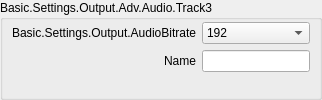
                            <widget class="QGroupBox" name="groupBox_3">
                             <property name="sizePolicy">
                              <sizepolicy hsizetype="Preferred" vsizetype="Preferred">
                               <horstretch>0</horstretch>
                               <verstretch>0</verstretch>
                              </sizepolicy>
                             </property>
                             <property name="title">
                              <string>Basic.Settings.Output.Adv.Audio.Track3</string>
                             </property>
                             <layout class="QFormLayout" name="formLayout_12">
                              <property name="fieldGrowthPolicy">
                               <enum>QFormLayout::AllNonFixedFieldsGrow</enum>
                              </property>
                              <property name="labelAlignment">
                               <set>Qt::AlignRight|Qt::AlignTrailing|Qt::AlignVCenter</set>
                              </property>
                              <property name="leftMargin">
                               <number>9</number>
                              </property>
                              <property name="topMargin">
                               <number>2</number>
                              </property>
                              <property name="rightMargin">
                               <number>9</number>
                              </property>
                              <property name="bottomMargin">
                               <number>9</number>
                              </property>
                              <item row="0" column="0">
                               <widget class="QLabel" name="label_51">
                                <property name="minimumSize">
                                 <size>
                                  <width>170</width>
                                  <height>0</height>
                                 </size>
                                </property>
                                <property name="text">
                                 <string>Basic.Settings.Output.AudioBitrate</string>
                                </property>
                                <property name="alignment">
                                 <set>Qt::AlignRight|Qt::AlignTrailing|Qt::AlignVCenter</set>
                                </property>
                                <property name="buddy">
                                 <cstring>advOutTrack3Bitrate</cstring>
                                </property>
                               </widget>
                              </item>
                              <item row="0" column="1">
                               <widget class="QComboBox" name="advOutTrack3Bitrate">
                                <property name="sizePolicy">
                                 <sizepolicy hsizetype="Preferred" vsizetype="Preferred">
                                  <horstretch>0</horstretch>
                                  <verstretch>0</verstretch>
                                 </sizepolicy>
                                </property>
                                <property name="currentIndex">
                                 <number>8</number>
                                </property>
                                <item>
                                 <property name="text">
                                  <string>32</string>
                                 </property>
                                </item>
                                <item>
                                 <property name="text">
                                  <string>48</string>
                                 </property>
                                </item>
                                <item>
                                 <property name="text">
                                  <string>64</string>
                                 </property>
                                </item>
                                <item>
                                 <property name="text">
                                  <string>80</string>
                                 </property>
                                </item>
                                <item>
                                 <property name="text">
                                  <string>96</string>
                                 </property>
                                </item>
                                <item>
                                 <property name="text">
                                  <string>112</string>
                                 </property>
                                </item>
                                <item>
                                 <property name="text">
                                  <string>128</string>
                                 </property>
                                </item>
                                <item>
                                 <property name="text">
                                  <string>160</string>
                                 </property>
                                </item>
                                <item>
                                 <property name="text">
                                  <string>192</string>
                                 </property>
                                </item>
                                <item>
                                 <property name="text">
                                  <string>256</string>
                                 </property>
                                </item>
                                <item>
                                 <property name="text">
                                  <string>320</string>
                                 </property>
                                </item>
                               </widget>
                              </item>
                              <item row="1" column="0">
                               <widget class="QLabel" name="label_52">
                                <property name="text">
                                 <string>Name</string>
                                </property>
                                <property name="buddy">
                                 <cstring>advOutTrack3Name</cstring>
                                </property>
                               </widget>
                              </item>
                              <item row="1" column="1">
                               <widget class="QLineEdit" name="advOutTrack3Name">
                                <property name="sizePolicy">
                                 <sizepolicy hsizetype="Expanding" vsizetype="Preferred">
                                  <horstretch>0</horstretch>
                                  <verstretch>0</verstretch>
                                 </sizepolicy>
                                </property>
                               </widget>
                              </item>
                             </layout>
                            </widget>
